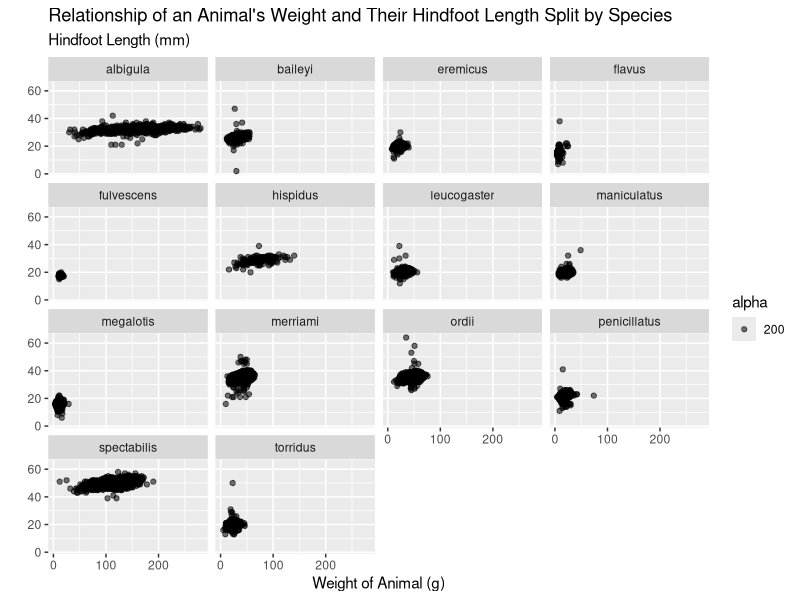

Reproduce this figure in R.
## ---- chunk 1
#| label: setup
library(tidyverse)
## ---- chunk 2
#| label: load-data

surveys <- read_csv("data/surveys.csv")
glimpse(surveys)
## ---- chunk 3
#| label: scatterplot
ggplot(data = surveys,
       mapping = aes(x = weight,
                     y = hindfoot_length,
                     alpha = 200)) +
  geom_point() + 
  facet_wrap(~species) + 
  labs(x = "Weight of Animal (g)",
       y = "",
         title = "Relationship of an Animal's Weight and Their Hindfoot Length Split by Species",
         subtitle = "Hindfoot Length (mm)")
## ---- chunk 4
#| label: boxplot


## ---- chunk 5
#| label: rotated-boxplot

